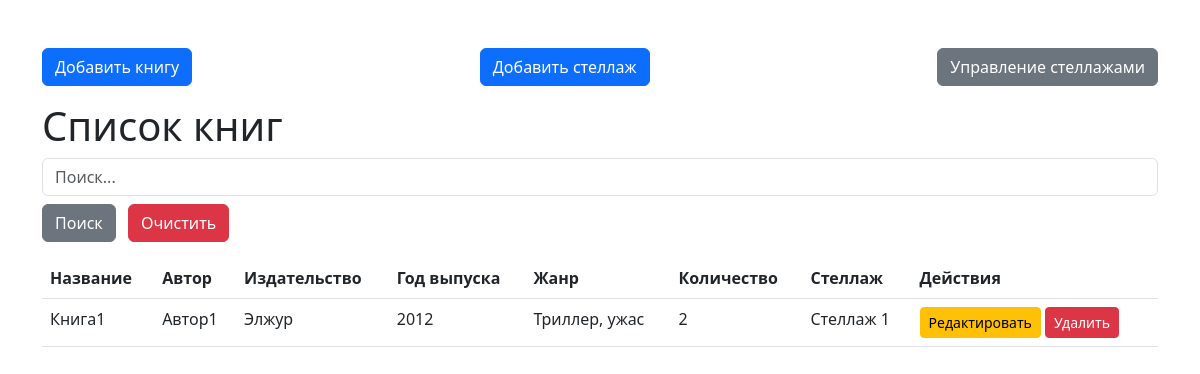
/, run on an earlier commit of the app's database.
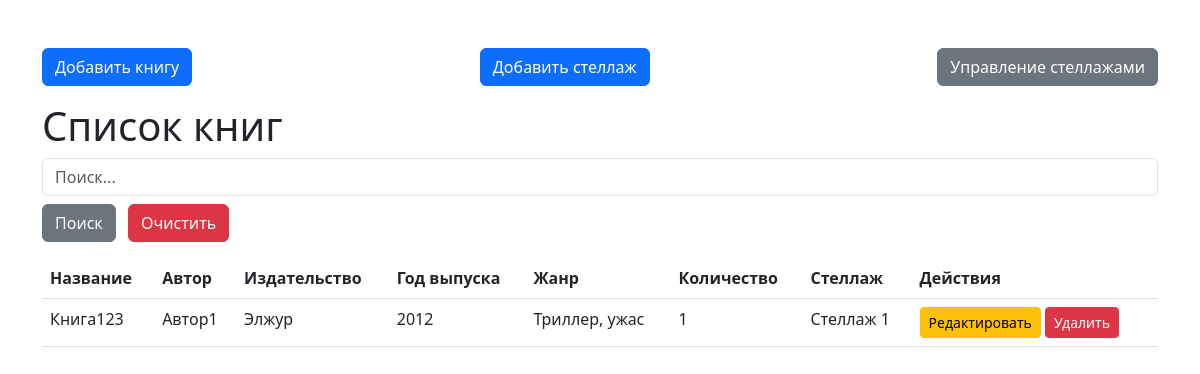
And on a later commit of the database.
### bookstore/models.py (models this page shows, shortened)
class Book(models.Model):
    author = models.CharField(max_length=255, verbose_name="Автор")
    title = models.CharField(max_length=255, verbose_name="Название")
    publisher = models.CharField(max_length=255, verbose_name="Издательство")
    publication_year = models.PositiveIntegerField(verbose_name="Год выпуска")
    genre = models.CharField(max_length=100, verbose_name="Жанр")
    quantity = models.PositiveIntegerField(default=1, verbose_name="Количество")
    shelf = models.ForeignKey(Shelf, on_delete=models.SET_NULL, null=True, blank=True, related_name="books", verbose_name="Стеллаж")
    class Meta:
        verbose_name = "Книга"
        verbose_name_plural = "Книги"

class Shelf(models.Model):
    name = models.CharField(max_length=100, unique=True, verbose_name="Название стеллажа")
    capacity = models.PositiveIntegerField(verbose_name="Вместимость стелажа")
    current_occupation = models.IntegerField(default=0, verbose_name="Текущее количество книг")
    class Meta:
        verbose_name = "Стелаж"
        verbose_name_plural = "Стелажи"

### bookstore/views.py (the view)
# urls.py: path('', views.book_list, name='book_list'),
def book_list(request):
    search_query: str = request.GET.get('search', '')  # Получаем поисковый запрос
    if search_query:
        books = Book.objects.filter(
            Q(title__icontains=search_query) |  # Фильтрация по названию
            Q(author__icontains=search_query) |  # Фильтрация по автору
            Q(publisher__icontains=search_query) |  # Фильтрация по издательству
            Q(genre__icontains=search_query)  # Фильтрация по жанру
        )
    else:
        books = Book.objects.all()  # Если запрос пустой, выводим все книги
    return render(request, 'bookstore/book_list.html', {'books': books, 'search_query': search_query})

### templates/bookstore/book_list.html (shortened to what this page needs)
<!DOCTYPE html>
<html lang="en">
<head>
    <link rel="stylesheet" href="https://cdn.jsdelivr.net/npm/bootstrap@5.3.0/dist/css/bootstrap.min.css">
</head>
<body>
    <div class="container mt-5">
        <div class="d-flex justify-content-between mb-3">
            <a href="{% url 'add_book' %}" class="btn btn-primary">Добавить книгу</a>
            <a href="{% url 'add_shelf' %}" class="btn btn-primary">Добавить стеллаж</a>
            <a href="{% url 'manage_shelves' %}" class="btn btn-secondary">Управление стеллажами</a>
        </div>
        <h1>Список книг</h1>
        <form method="get" class="mb-3">
            <input type="text" name="search" placeholder="Поиск..." class="form-control" value="{{ search_query }}">
            <div class="mt-2">
                <button type="submit" class="btn btn-secondary">Поиск</button>
                <a href="{% url 'book_list' %}" class="btn btn-danger ms-2">Очистить</a>
            </div>
        </form>
        <table class="table">
            <thead>
                <tr>
                    <th>Название</th>
                    <th>Автор</th>
                    <th>Издательство</th>
                    <th>Год выпуска</th>
                    <th>Жанр</th>
                    <th>Количество</th>
                    <th>Стеллаж</th>
                    <th>Действия</th>
                </tr>
            </thead>
            <tbody>
                {% for book in books %}
                    <tr>
                        <td>{{ book.title }}</td>
                        <td>{{ book.author }}</td>
                        <td>{{ book.publisher }}</td>
                        <td>{{ book.publication_year }}</td>
                        <td>{{ book.genre }}</td>
                        <td>{{ book.quantity }}</td>
                        <td>{{ book.shelf.name|default:"Не назначен" }}</td>
                        <td>
                            <a href="{% url 'edit_book' book.id %}" class="btn btn-warning btn-sm">Редактировать</a>
                            <a href="{% url 'delete_book' book.id %}" class="btn btn-danger btn-sm">
                                 Удалить
                            </a>
                        </td>
                    </tr>
                {% endfor %}
            </tbody>
        </table>
    </div>
</body>
</html>

What changed in the data, as far as the page shows it:
changed Book "Автор1": title "Книга1" → "Книга123"; quantity "2" → "1"
